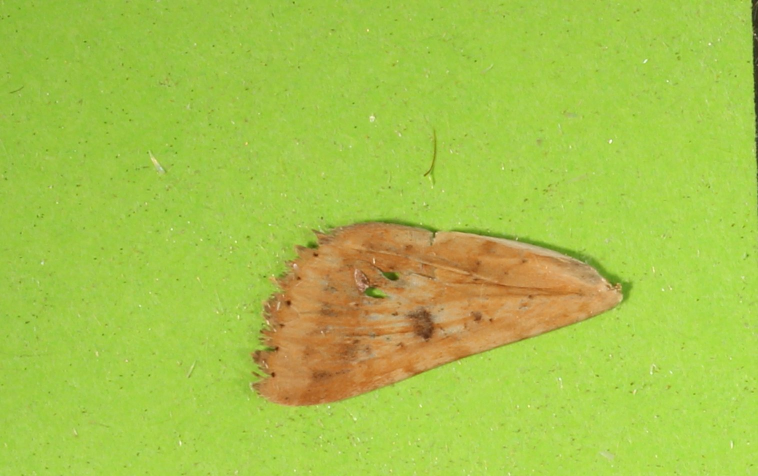
#> input picture data/sample_test_images/test3.jpg, 1516 x 952 px, found by its file name (shown at 1/2 size)
$ python efd.py
#> lines starting #> are read from the running program, lines starting #| are printed output that depends on the picture; after the words box and inside, x2 and y2 are one past the last pixel; in counts of white or black regions, pixels touching at a corner belong together
import os
import csv
import cv2
import numpy as np
import pyefd
from tqdm import tqdm

TEST_IMAGE = 'data/sample_test_images/test3.jpg'

lower = np.array([0, 0, 0])
upper = np.array([33, 255, 255])

def show_image(name, image):
    cv2.namedWindow(name, cv2.WINDOW_NORMAL)
    cv2.imshow(name, image)
    cv2.waitKey(0)

def efd_as_string(filepath, second_biggest=False):
    coeffs, img = efd(filepath, second_biggest)

    if coeffs is None or img is None:
        return [""] * 25, None

    return [str(i) for i in coeffs], img

def efd(filepath, second_biggest=False):
#> called with filepath = 'data/sample_test_images/test3.jpg', second_biggest = False
    img = cv2.imread(filepath)
#> img is the input picture: shape (952, 1516, 3); mean B, G, R 73.1, 196.7, 166
    img_hsv = cv2.cvtColor(img, cv2.COLOR_BGR2HSV)
#> img_hsv: shape (952, 1516, 3); mean H, S, V 36.7, 163.2, 202.8

    img_orig = img.copy()

    mask = cv2.inRange(img_hsv, lower, upper)
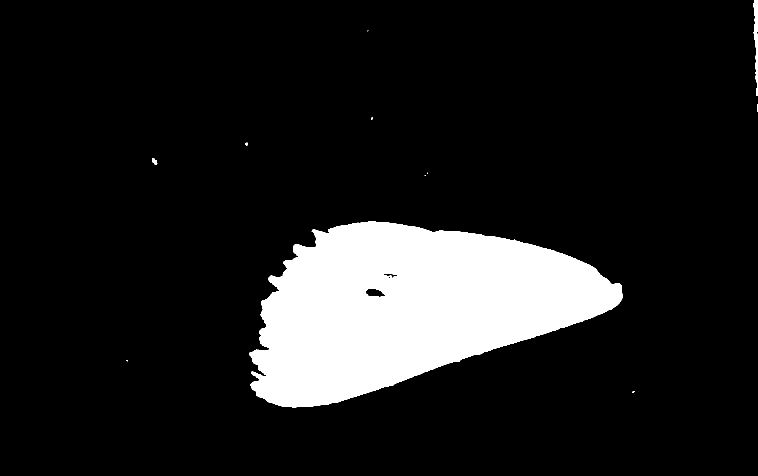
#> mask: shape (952, 1516) (shown at 1/2 size); 12.3% white; 12 white regions (7 under 20 px)

    show_image('mask', mask)

    contours = cv2.findContours(mask, cv2.RETR_TREE,
                                cv2.CHAIN_APPROX_SIMPLE)[0]
#> contours = 15 contours, 10 with area under 20; largest, box (x1, y1, x2, y2) and area: (499, 442, 1246, 815) 175596, (1507, 0, 1516, 192) 862, (730, 576, 771, 595) 492, (766, 546, 796, 557) 140, (304, 316, 315, 329) 72
    contour = max(contours, key=cv2.contourArea, default=None)
#> contour = contour of 1024 points, box (x1, y1, x2, y2) (499, 442, 1246, 815), area 175596

    if second_biggest:
        contour = sorted(contours, key=cv2.contourArea, reverse=True)[1]

    if cv2.contourArea(contour) < 20000 or contour is None:
        print("No leaf found!")
        return None, None

    cv2.drawContours(img, [contour], -1, (255, 255, 255), -1, cv2.LINE_AA)
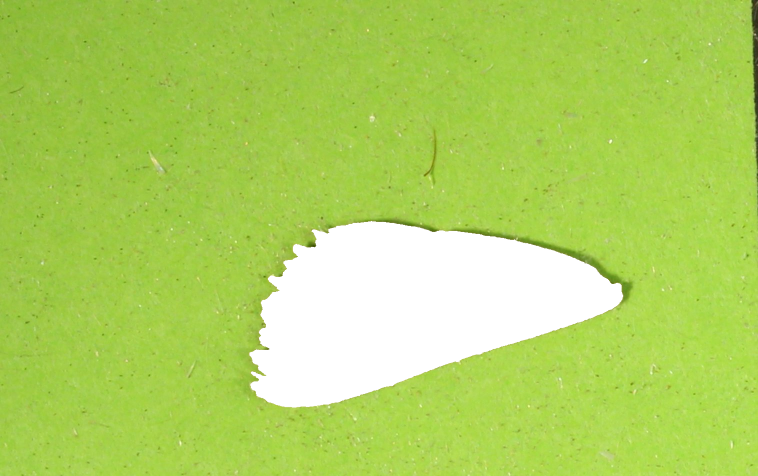
#> img: shape (952, 1516, 3) (shown at 1/2 size); 12.37% of pixels changed, all inside (x1, y1, x2, y2) = (498, 441, 1247, 816)

    show_image('contours', img)

    efd_coeff = pyefd.elliptic_fourier_descriptors(np.squeeze(contour),
                                                   order=7,
                                                   normalize=True)

    coeffs = efd_coeff.flatten()[3:]  # type: ignore

    origin = pyefd.calculate_dc_coefficients(np.squeeze(contour))

    pyefd.plot_efd(pyefd.elliptic_fourier_descriptors(np.squeeze(contour),
                                                      order=7,
                                                      normalize=False),
                   image=img_orig,
                   locus=pyefd.calculate_dc_coefficients(np.squeeze(contour)))

    return coeffs, img

def test():

    print(efd(TEST_IMAGE))
#> (the call stopped at in efd, `efd_coeff = pyefd.elliptic_fourier_descriptors(np.squeeze(contour), or..`: pyefd is not available in this run)

def main():

    cwd = os.getcwd()
    folder = os.path.join(cwd, "data", "batch2", "split", "rear", "right")

    files = list(filter(lambda x: x.endswith('.jpg'), os.listdir(folder)))

    with open('efd_results.csv', 'w', newline='', encoding='UTF8') as csvfile:

        writer = csv.writer(csvfile)
        writer.writerow(["filename"] + ["efd_" + str(i) for i in range(25)])

        for file in tqdm(files):

            filepath = os.path.join(folder, file)

            coeffs, _ = efd(filepath)

            if coeffs is None:
                writer.writerow([file])
                continue

            writer.writerow([file] + coeffs)

if __name__ == '__main__':
    # main()
    test()

$ run again, with data/sample_test_images/test2.jpg copied over data/sample_test_images/test3.jpg
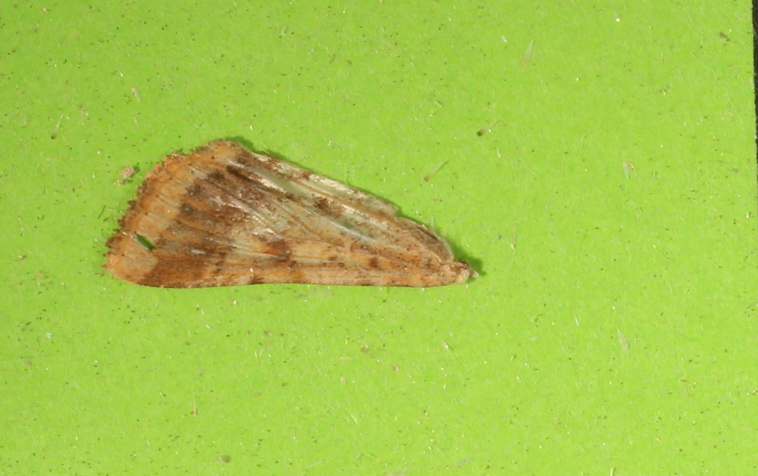
#> input picture data/sample_test_images/test2.jpg, 1516 x 952 px, found by its file name (shown at 1/2 size)
#> in efd, img is the input picture: shape (952, 1516, 3); mean B, G, R 74.5, 198.9, 165
#> img_hsv: shape (952, 1516, 3); mean H, S, V 37.3, 161.2, 202.6
#> in efd, `mask = cv2.inRange(img_hsv, lower, upper)`:
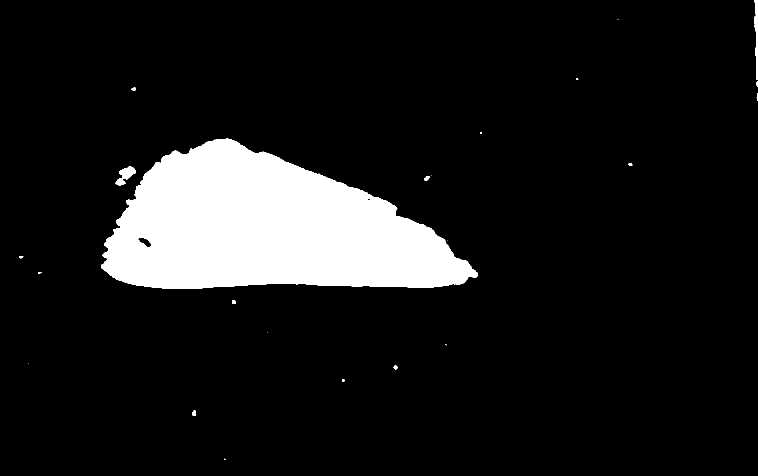
#> mask: shape (952, 1516) (shown at 1/2 size); 10.4% white; 23 white regions (9 under 20 px)
#> contours = 27 contours, 15 with area under 20; largest, box (x1, y1, x2, y2) and area: (202, 277, 955, 578) 147433, (230, 333, 272, 371) 685, (1508, 0, 1516, 160) 628, (275, 474, 303, 496) 301, (385, 820, 392, 832) 56
#> contour = contour of 741 points, box (x1, y1, x2, y2) (202, 277, 955, 578), area 147433
#> in efd, `cv2.drawContours(img, [contour], -1, (255, 255, 255), -1, cv2.LINE_AA)`:
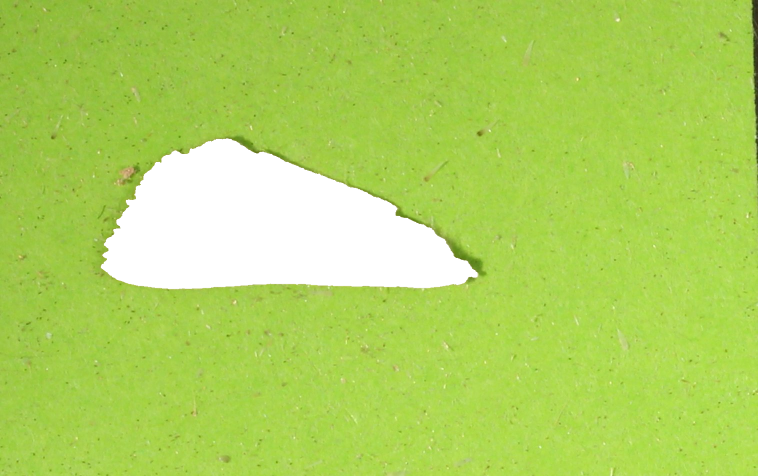
#> img: shape (952, 1516, 3) (shown at 1/2 size); 10.4% of pixels changed, all inside (x1, y1, x2, y2) = (201, 276, 956, 579)

$ run again, with data/sample_test_images/test.jpg copied over data/sample_test_images/test3.jpg
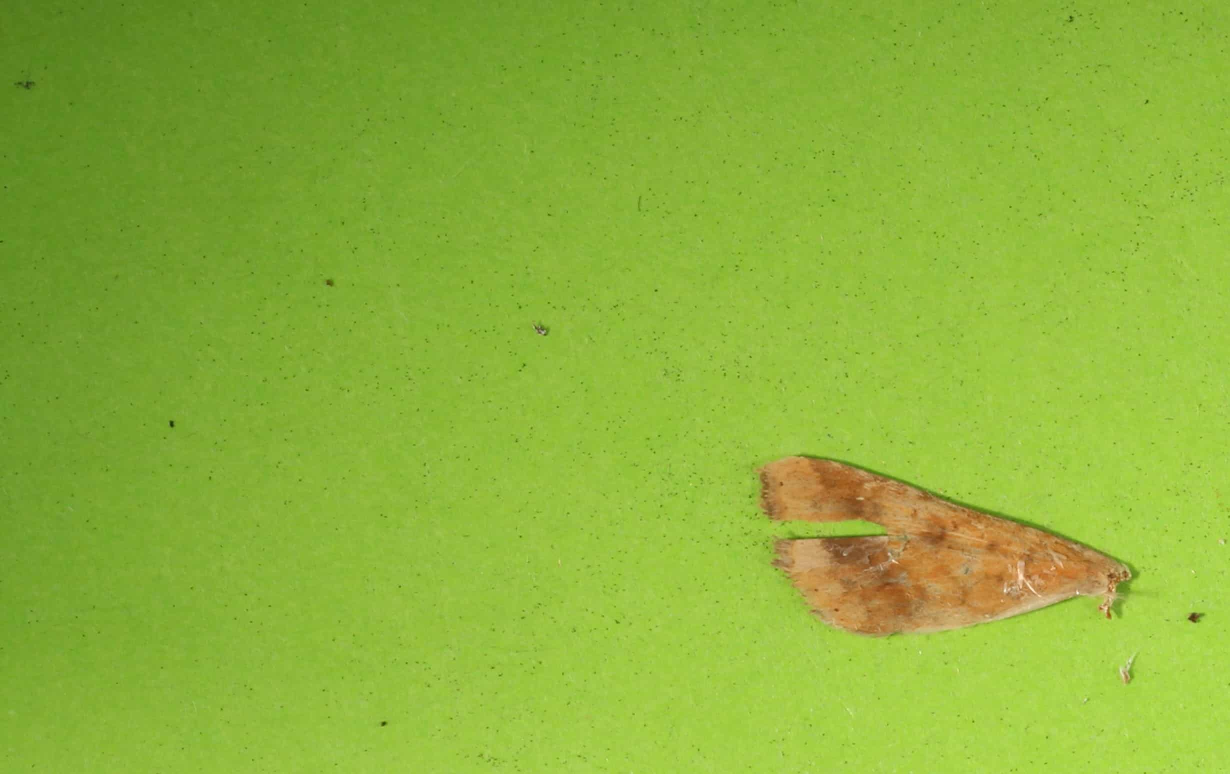
#> input picture data/sample_test_images/test.jpg, 2460 x 1548 px, found by its file name (shown at 1/2 size)
#> in efd, img is the input picture: shape (1548, 2460, 3); mean B, G, R 57.8, 179.8, 140.9
#> img_hsv: shape (1548, 2460, 3); mean H, S, V 39.3, 174.8, 181.7
#> in efd, `mask = cv2.inRange(img_hsv, lower, upper)`:
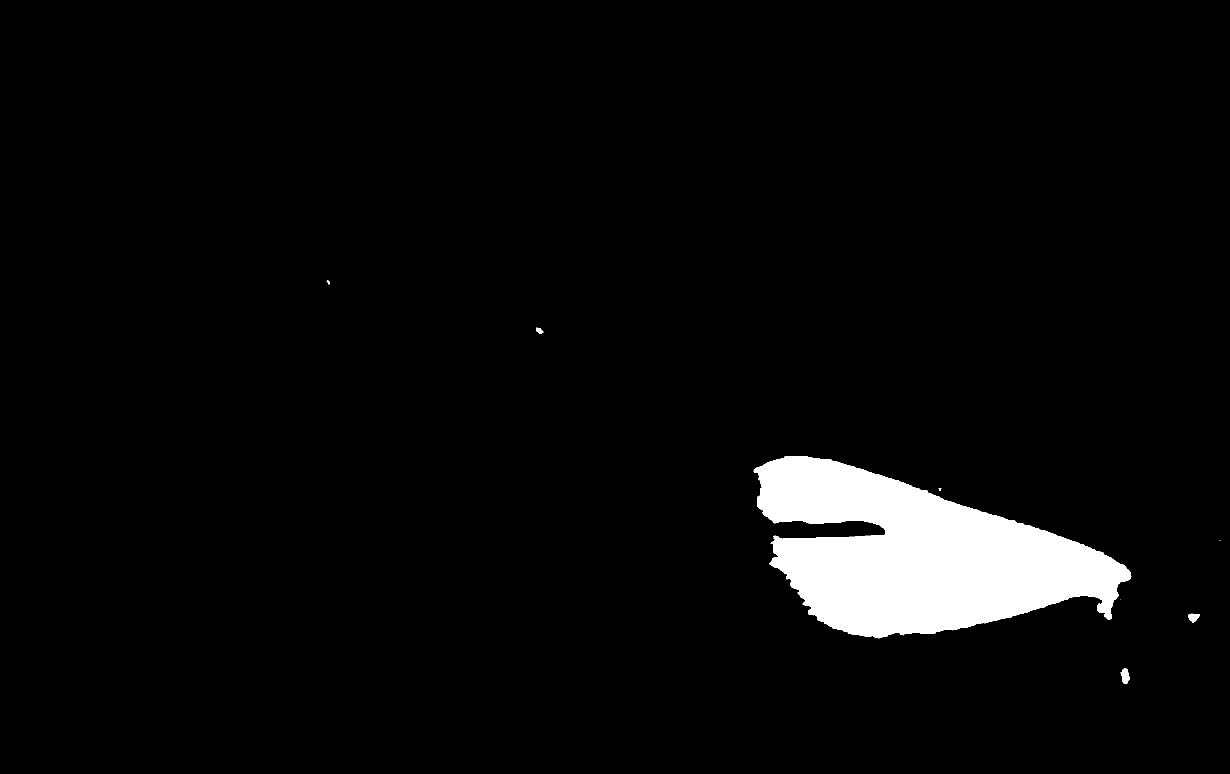
#> mask: shape (1548, 2460) (shown at 1/2 size); 4.2% white; 8 white regions (2 under 20 px)
#> contours = 10 contours, 6 with area under 20; largest, box (x1, y1, x2, y2) and area: (1507, 912, 2263, 1277) 158086, (2241, 1337, 2260, 1367) 342, (2376, 1227, 2400, 1245) 254, (1073, 655, 1087, 668) 96
#> contour = contour of 1067 points, box (x1, y1, x2, y2) (1507, 912, 2263, 1277), area 158086
#> in efd, `cv2.drawContours(img, [contour], -1, (255, 255, 255), -1, cv2.LINE_AA)`:
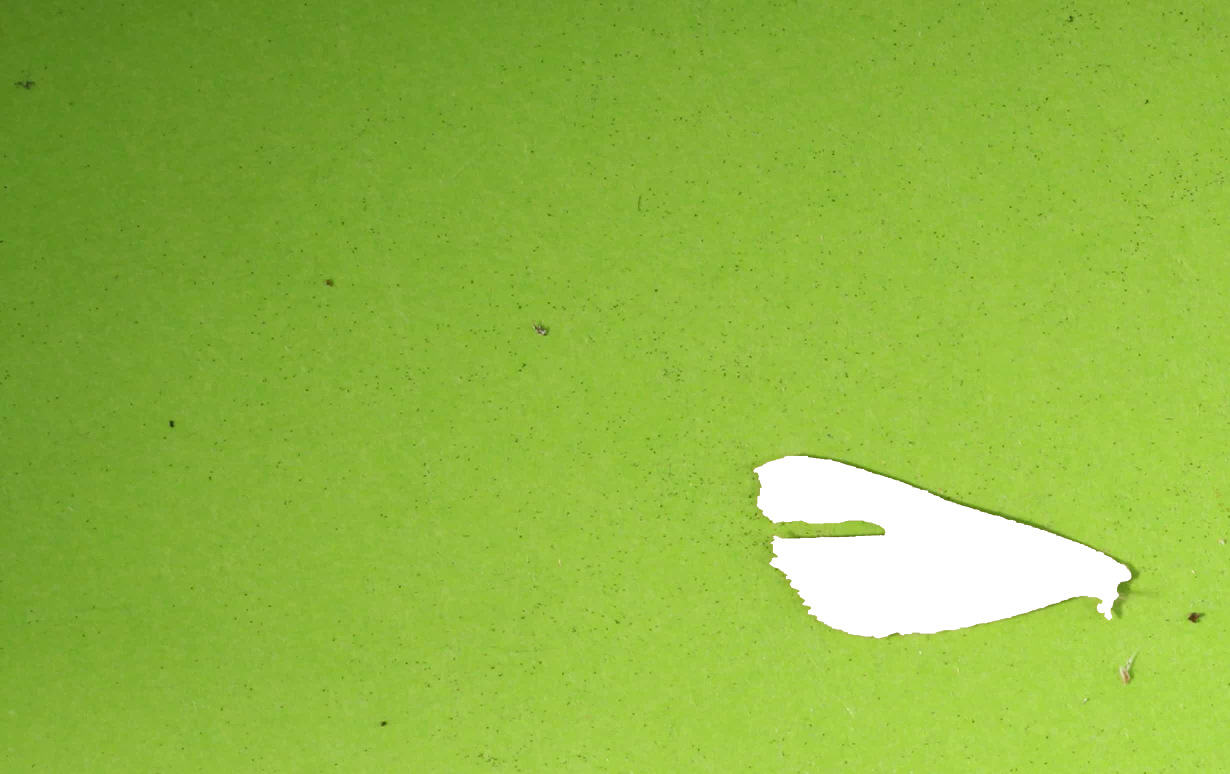
#> img: shape (1548, 2460, 3) (shown at 1/2 size); 4.24% of pixels changed, all inside (x1, y1, x2, y2) = (1506, 911, 2264, 1278)
